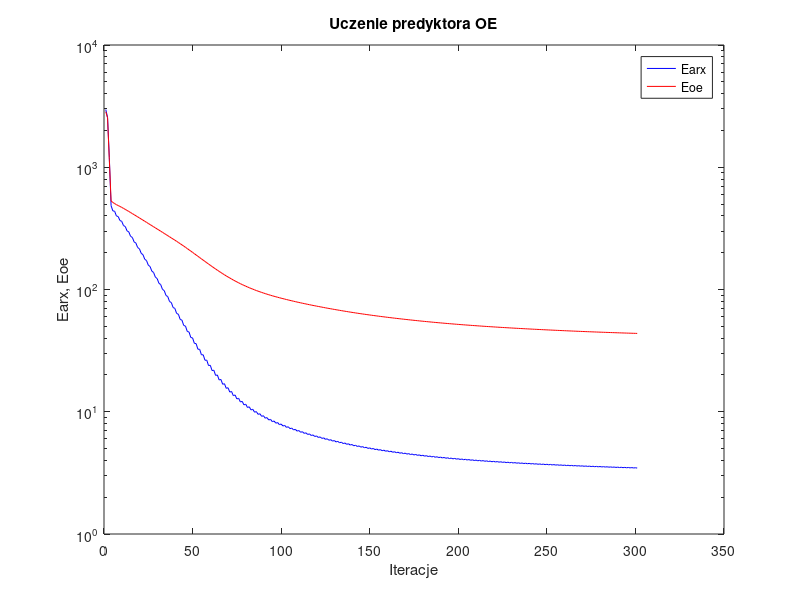
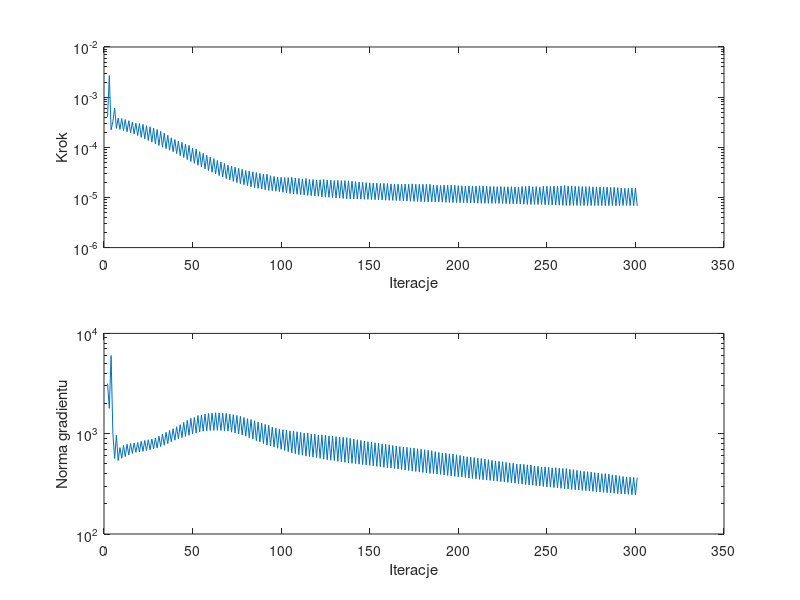

MATLAB code for these plots, in order:
%uczenie predyktora oe
clear all;
n=0; farx(n+1)=2.966893e+003; foe(n+1)=2.845158e+003; wspucz(n+1)=0.000000e+000; ng(n+1)=0.000000e+000;
n=1; farx(n+1)=2.560286e+003; foe(n+1)=2.538931e+003; krok(n+1)=4.050306e-004; ng(n+1)=3.161823e+003;
n=2; farx(n+1)=1.201008e+003; foe(n+1)=1.154610e+003; krok(n+1)=2.707062e-003; ng(n+1)=1.790062e+003;
n=3; farx(n+1)=4.846817e+002; foe(n+1)=5.300618e+002; krok(n+1)=2.224690e-004; ng(n+1)=6.013027e+003;
n=4; farx(n+1)=4.395548e+002; foe(n+1)=5.151052e+002; krok(n+1)=3.259080e-004; ng(n+1)=1.009301e+003;
n=5; farx(n+1)=4.368019e+002; foe(n+1)=5.046561e+002; krok(n+1)=6.057322e-004; ng(n+1)=5.661054e+002;
n=6; farx(n+1)=3.995693e+002; foe(n+1)=4.944303e+002; krok(n+1)=2.383224e-004; ng(n+1)=9.684337e+002;
n=7; farx(n+1)=3.952275e+002; foe(n+1)=4.863677e+002; krok(n+1)=3.831728e-004; ng(n+1)=5.403839e+002;
n=8; farx(n+1)=3.664830e+002; foe(n+1)=4.779656e+002; krok(n+1)=2.266194e-004; ng(n+1)=7.267682e+002;
n=9; farx(n+1)=3.610783e+002; foe(n+1)=4.695726e+002; krok(n+1)=3.738062e-004; ng(n+1)=5.682365e+002;
n=10; farx(n+1)=3.335142e+002; foe(n+1)=4.608443e+002; krok(n+1)=2.148506e-004; ng(n+1)=7.637001e+002;
n=11; farx(n+1)=3.276130e+002; foe(n+1)=4.522675e+002; krok(n+1)=3.569431e-004; ng(n+1)=5.920785e+002;
n=12; farx(n+1)=3.018655e+002; foe(n+1)=4.434648e+002; krok(n+1)=2.045351e-004; ng(n+1)=7.839504e+002;
n=13; farx(n+1)=2.959553e+002; foe(n+1)=4.348871e+002; krok(n+1)=3.383827e-004; ng(n+1)=6.141605e+002;
n=14; farx(n+1)=2.722233e+002; foe(n+1)=4.261813e+002; krok(n+1)=1.945992e-004; ng(n+1)=7.990261e+002;
n=15; farx(n+1)=2.666636e+002; foe(n+1)=4.177828e+002; krok(n+1)=3.185772e-004; ng(n+1)=6.356039e+002;
n=16; farx(n+1)=2.450585e+002; foe(n+1)=4.093066e+002; krok(n+1)=1.839959e-004; ng(n+1)=8.087840e+002;
n=17; farx(n+1)=2.398499e+002; foe(n+1)=4.011500e+002; krok(n+1)=3.024320e-004; ng(n+1)=6.524229e+002;
n=18; farx(n+1)=2.204315e+002; foe(n+1)=3.929638e+002; krok(n+1)=1.711903e-004; ng(n+1)=8.177198e+002;
n=19; farx(n+1)=2.152424e+002; foe(n+1)=3.849662e+002; krok(n+1)=2.976422e-004; ng(n+1)=6.581459e+002;
n=20; farx(n+1)=1.976393e+002; foe(n+1)=3.769968e+002; krok(n+1)=1.582138e-004; ng(n+1)=8.378980e+002;
n=21; farx(n+1)=1.927530e+002; foe(n+1)=3.692713e+002; krok(n+1)=2.862472e-004; ng(n+1)=6.669629e+002;
n=22; farx(n+1)=1.768405e+002; foe(n+1)=3.616066e+002; krok(n+1)=1.473196e-004; ng(n+1)=8.553833e+002;
n=23; farx(n+1)=1.724705e+002; foe(n+1)=3.542392e+002; krok(n+1)=2.695564e-004; ng(n+1)=6.796490e+002;
n=24; farx(n+1)=1.581881e+002; foe(n+1)=3.469228e+002; krok(n+1)=1.367364e-004; ng(n+1)=8.700427e+002;
n=25; farx(n+1)=1.541840e+002; foe(n+1)=3.398294e+002; krok(n+1)=2.560416e-004; ng(n+1)=6.911982e+002;
n=26; farx(n+1)=1.413146e+002; foe(n+1)=3.328179e+002; krok(n+1)=1.267358e-004; ng(n+1)=8.866635e+002;
n=27; farx(n+1)=1.377403e+002; foe(n+1)=3.260060e+002; krok(n+1)=2.409692e-004; ng(n+1)=7.043352e+002;
n=28; farx(n+1)=1.261326e+002; foe(n+1)=3.192715e+002; krok(n+1)=1.172640e-004; ng(n+1)=9.035637e+002;
n=29; farx(n+1)=1.229717e+002; foe(n+1)=3.127092e+002; krok(n+1)=2.263251e-004; ng(n+1)=7.189628e+002;
n=30; farx(n+1)=1.124460e+002; foe(n+1)=3.062038e+002; krok(n+1)=1.085565e-004; ng(n+1)=9.452494e+002;
n=31; farx(n+1)=1.097638e+002; foe(n+1)=2.999070e+002; krok(n+1)=2.084136e-004; ng(n+1)=7.434959e+002;
n=32; farx(n+1)=1.002763e+002; foe(n+1)=2.936515e+002; krok(n+1)=1.003543e-004; ng(n+1)=9.914844e+002;
n=33; farx(n+1)=9.795434e+001; foe(n+1)=2.875327e+002; krok(n+1)=1.915864e-004; ng(n+1)=7.667183e+002;
n=34; farx(n+1)=8.936961e+001; foe(n+1)=2.815378e+002; krok(n+1)=9.371042e-005; ng(n+1)=1.033138e+003;
n=35; farx(n+1)=8.751367e+001; foe(n+1)=2.756687e+002; krok(n+1)=1.736749e-004; ng(n+1)=7.955051e+002;
n=36; farx(n+1)=7.968173e+001; foe(n+1)=2.698767e+002; krok(n+1)=8.763006e-005; ng(n+1)=1.080040e+003;
n=37; farx(n+1)=7.829043e+001; foe(n+1)=2.642701e+002; krok(n+1)=1.546804e-004; ng(n+1)=8.323923e+002;
n=38; farx(n+1)=7.122200e+001; foe(n+1)=2.587024e+002; krok(n+1)=8.147699e-005; ng(n+1)=1.119168e+003;
n=39; farx(n+1)=7.008935e+001; foe(n+1)=2.532267e+002; krok(n+1)=1.429130e-004; ng(n+1)=8.616319e+002;
n=40; farx(n+1)=6.366349e+001; foe(n+1)=2.477866e+002; krok(n+1)=7.485878e-005; ng(n+1)=1.174247e+003;
n=41; farx(n+1)=6.273608e+001; foe(n+1)=2.424130e+002; krok(n+1)=1.326035e-004; ng(n+1)=8.890461e+002;
n=42; farx(n+1)=5.691451e+001; foe(n+1)=2.370933e+002; krok(n+1)=6.836820e-005; ng(n+1)=1.230887e+003;
n=43; farx(n+1)=5.612836e+001; foe(n+1)=2.317782e+002; krok(n+1)=1.251495e-004; ng(n+1)=9.124069e+002;
n=44; farx(n+1)=5.081111e+001; foe(n+1)=2.265357e+002; krok(n+1)=6.234382e-005; ng(n+1)=1.297973e+003;
n=45; farx(n+1)=5.020484e+001; foe(n+1)=2.213371e+002; krok(n+1)=1.161197e-004; ng(n+1)=9.389375e+002;
n=46; farx(n+1)=4.539321e+001; foe(n+1)=2.162108e+002; krok(n+1)=5.665485e-005; ng(n+1)=1.358621e+003;
n=47; farx(n+1)=4.489574e+001; foe(n+1)=2.110800e+002; krok(n+1)=1.094979e-004; ng(n+1)=9.636929e+002;
n=48; farx(n+1)=4.048125e+001; foe(n+1)=2.060582e+002; krok(n+1)=5.210339e-005; ng(n+1)=1.424268e+003;
n=49; farx(n+1)=4.020252e+001; foe(n+1)=2.011795e+002; krok(n+1)=9.677161e-005; ng(n+1)=9.980008e+002;
n=50; farx(n+1)=3.629030e+001; foe(n+1)=1.964279e+002; krok(n+1)=4.789661e-005; ng(n+1)=1.449887e+003;
n=51; farx(n+1)=3.607519e+001; foe(n+1)=1.916361e+002; krok(n+1)=9.243013e-005; ng(n+1)=1.015240e+003;
n=52; farx(n+1)=3.248276e+001; foe(n+1)=1.869842e+002; krok(n+1)=4.381503e-005; ng(n+1)=1.518860e+003;
n=53; farx(n+1)=3.241624e+001; foe(n+1)=1.824663e+002; krok(n+1)=8.191911e-005; ng(n+1)=1.041928e+003;
n=54; farx(n+1)=2.922504e+001; foe(n+1)=1.781095e+002; krok(n+1)=4.068304e-005; ng(n+1)=1.533721e+003;
n=55; farx(n+1)=2.924089e+001; foe(n+1)=1.738071e+002; krok(n+1)=7.560801e-005; ng(n+1)=1.058384e+003;
n=56; farx(n+1)=2.637358e+001; foe(n+1)=1.696566e+002; krok(n+1)=3.731275e-005; ng(n+1)=1.570445e+003;
n=57; farx(n+1)=2.644367e+001; foe(n+1)=1.655778e+002; krok(n+1)=6.952670e-005; ng(n+1)=1.069831e+003;
n=58; farx(n+1)=2.388407e+001; foe(n+1)=1.616741e+002; krok(n+1)=3.444097e-005; ng(n+1)=1.591069e+003;
n=59; farx(n+1)=2.400055e+001; foe(n+1)=1.578423e+002; krok(n+1)=6.409618e-005; ng(n+1)=1.077229e+003;
n=60; farx(n+1)=2.171918e+001; foe(n+1)=1.541813e+002; krok(n+1)=3.176034e-005; ng(n+1)=1.607796e+003;
n=61; farx(n+1)=2.186367e+001; foe(n+1)=1.505968e+002; krok(n+1)=5.942307e-005; ng(n+1)=1.078207e+003;
n=62; farx(n+1)=1.983111e+001; foe(n+1)=1.471800e+002; krok(n+1)=2.939707e-005; ng(n+1)=1.617457e+003;
n=63; farx(n+1)=1.999724e+001; foe(n+1)=1.438600e+002; krok(n+1)=5.474897e-005; ng(n+1)=1.080950e+003;
n=64; farx(n+1)=1.819813e+001; foe(n+1)=1.407040e+002; krok(n+1)=2.733737e-005; ng(n+1)=1.611752e+003;
n=65; farx(n+1)=1.837447e+001; foe(n+1)=1.376379e+002; krok(n+1)=5.097701e-005; ng(n+1)=1.078397e+003;
n=66; farx(n+1)=1.677904e+001; foe(n+1)=1.347239e+002; krok(n+1)=2.545461e-005; ng(n+1)=1.603671e+003;
n=67; farx(n+1)=1.696042e+001; foe(n+1)=1.319079e+002; krok(n+1)=4.765565e-005; ng(n+1)=1.070882e+003;
n=68; farx(n+1)=1.554330e+001; foe(n+1)=1.292258e+002; krok(n+1)=2.382783e-005; ng(n+1)=1.593428e+003;
n=69; farx(n+1)=1.572649e+001; foe(n+1)=1.266602e+002; krok(n+1)=4.412088e-005; ng(n+1)=1.060724e+003;
n=70; farx(n+1)=1.448515e+001; foe(n+1)=1.242217e+002; krok(n+1)=2.230894e-005; ng(n+1)=1.564746e+003;
n=71; farx(n+1)=1.465183e+001; foe(n+1)=1.218494e+002; krok(n+1)=4.229784e-005; ng(n+1)=1.036680e+003;
n=72; farx(n+1)=1.354822e+001; foe(n+1)=1.196113e+002; krok(n+1)=2.097007e-005; ng(n+1)=1.547058e+003;
n=73; farx(n+1)=1.371191e+001; foe(n+1)=1.174538e+002; krok(n+1)=4.006214e-005; ng(n+1)=1.017312e+003;
n=74; farx(n+1)=1.273197e+001; foe(n+1)=1.154067e+002; krok(n+1)=1.977673e-005; ng(n+1)=1.521726e+003;
n=75; farx(n+1)=1.288812e+001; foe(n+1)=1.134404e+002; krok(n+1)=3.819627e-005; ng(n+1)=9.934746e+002;
n=76; farx(n+1)=1.201497e+001; foe(n+1)=1.115711e+002; krok(n+1)=1.877358e-005; ng(n+1)=1.491138e+003;
n=77; farx(n+1)=1.216544e+001; foe(n+1)=1.097881e+002; krok(n+1)=3.620311e-005; ng(n+1)=9.692259e+002;
n=78; farx(n+1)=1.138692e+001; foe(n+1)=1.080895e+002; krok(n+1)=1.796068e-005; ng(n+1)=1.451386e+003;
n=79; farx(n+1)=1.153331e+001; foe(n+1)=1.064752e+002; krok(n+1)=3.440034e-005; ng(n+1)=9.443605e+002;
n=80; farx(n+1)=1.084064e+001; foe(n+1)=1.049275e+002; krok(n+1)=1.709205e-005; ng(n+1)=1.411480e+003;
n=81; farx(n+1)=1.097494e+001; foe(n+1)=1.034385e+002; krok(n+1)=3.369455e-005; ng(n+1)=9.111264e+002;
n=82; farx(n+1)=1.034877e+001; foe(n+1)=1.020120e+002; krok(n+1)=1.632874e-005; ng(n+1)=1.383501e+003;
n=83; farx(n+1)=1.047698e+001; foe(n+1)=1.006535e+002; krok(n+1)=3.242569e-005; ng(n+1)=8.823081e+002;
n=84; farx(n+1)=9.913080e+000; foe(n+1)=9.934683e+001; krok(n+1)=1.567018e-005; ng(n+1)=1.346595e+003;
n=85; farx(n+1)=1.003237e+001; foe(n+1)=9.809657e+001; krok(n+1)=3.136337e-005; ng(n+1)=8.517231e+002;
n=86; farx(n+1)=9.521311e+000; foe(n+1)=9.690021e+001; krok(n+1)=1.517288e-005; ng(n+1)=1.307229e+003;
n=87; farx(n+1)=9.636575e+000; foe(n+1)=9.575699e+001; krok(n+1)=3.012945e-005; ng(n+1)=8.257424e+002;
n=88; farx(n+1)=9.172090e+000; foe(n+1)=9.465719e+001; krok(n+1)=1.468252e-005; ng(n+1)=1.270241e+003;
n=89; farx(n+1)=9.281434e+000; foe(n+1)=9.360030e+001; krok(n+1)=2.930860e-005; ng(n+1)=7.978553e+002;
n=90; farx(n+1)=8.857428e+000; foe(n+1)=9.258187e+001; krok(n+1)=1.416371e-005; ng(n+1)=1.238306e+003;
n=91; farx(n+1)=8.959634e+000; foe(n+1)=9.159289e+001; krok(n+1)=2.897758e-005; ng(n+1)=7.687406e+002;
n=92; farx(n+1)=8.563963e+000; foe(n+1)=9.064020e+001; krok(n+1)=1.384553e-005; ng(n+1)=1.214387e+003;
n=93; farx(n+1)=8.665528e+000; foe(n+1)=8.973989e+001; krok(n+1)=2.711505e-005; ng(n+1)=7.536047e+002;
n=94; farx(n+1)=8.304016e+000; foe(n+1)=8.886846e+001; krok(n+1)=1.363469e-005; ng(n+1)=1.164686e+003;
n=95; farx(n+1)=8.401883e+000; foe(n+1)=8.802968e+001; krok(n+1)=2.627836e-005; ng(n+1)=7.351548e+002;
n=96; farx(n+1)=8.066370e+000; foe(n+1)=8.721586e+001; krok(n+1)=1.332607e-005; ng(n+1)=1.135141e+003;
n=97; farx(n+1)=8.159827e+000; foe(n+1)=8.642873e+001; krok(n+1)=2.555890e-005; ng(n+1)=7.166589e+002;
n=98; farx(n+1)=7.847434e+000; foe(n+1)=8.566666e+001; krok(n+1)=1.304908e-005; ng(n+1)=1.109311e+003;
n=99; farx(n+1)=7.938079e+000; foe(n+1)=8.492471e+001; krok(n+1)=2.518354e-005; ng(n+1)=6.989719e+002;
n=100; farx(n+1)=7.644378e+000; foe(n+1)=8.420091e+001; krok(n+1)=1.268925e-005; ng(n+1)=1.094995e+003;
n=101; farx(n+1)=7.731089e+000; foe(n+1)=8.349544e+001; krok(n+1)=2.496301e-005; ng(n+1)=6.804895e+002;
n=102; farx(n+1)=7.454505e+000; foe(n+1)=8.280641e+001; krok(n+1)=1.234279e-005; ng(n+1)=1.081735e+003;
n=103; farx(n+1)=7.536984e+000; foe(n+1)=8.213174e+001; krok(n+1)=2.481646e-005; ng(n+1)=6.621203e+002;
n=104; farx(n+1)=7.276887e+000; foe(n+1)=8.147470e+001; krok(n+1)=1.197415e-005; ng(n+1)=1.068504e+003;
n=105; farx(n+1)=7.354868e+000; foe(n+1)=8.082141e+001; krok(n+1)=2.519594e-005; ng(n+1)=6.421381e+002;
n=106; farx(n+1)=7.104764e+000; foe(n+1)=8.018612e+001; krok(n+1)=1.171380e-005; ng(n+1)=1.065094e+003;
n=107; farx(n+1)=7.181740e+000; foe(n+1)=7.957013e+001; krok(n+1)=2.439173e-005; ng(n+1)=6.308912e+002;
n=108; farx(n+1)=6.945201e+000; foe(n+1)=7.896816e+001; krok(n+1)=1.155377e-005; ng(n+1)=1.045631e+003;
n=109; farx(n+1)=7.020464e+000; foe(n+1)=7.838160e+001; krok(n+1)=2.390156e-005; ng(n+1)=6.197519e+002;
n=110; farx(n+1)=6.795346e+000; foe(n+1)=7.780716e+001; krok(n+1)=1.138437e-005; ng(n+1)=1.030686e+003;
n=111; farx(n+1)=6.868760e+000; foe(n+1)=7.724749e+001; krok(n+1)=2.336289e-005; ng(n+1)=6.099709e+002;
n=112; farx(n+1)=6.656080e+000; foe(n+1)=7.670011e+001; krok(n+1)=1.115447e-005; ng(n+1)=1.013606e+003;
n=113; farx(n+1)=6.727241e+000; foe(n+1)=7.615523e+001; krok(n+1)=2.382783e-005; ng(n+1)=5.981751e+002;
n=114; farx(n+1)=6.519620e+000; foe(n+1)=7.561917e+001; krok(n+1)=1.095376e-005; ng(n+1)=1.017938e+003;
n=115; farx(n+1)=6.589803e+000; foe(n+1)=7.510391e+001; krok(n+1)=2.277085e-005; ng(n+1)=5.926593e+002;
n=116; farx(n+1)=6.394282e+000; foe(n+1)=7.459867e+001; krok(n+1)=1.085468e-005; ng(n+1)=9.913119e+002;
n=117; farx(n+1)=6.462687e+000; foe(n+1)=7.409992e+001; krok(n+1)=2.277085e-005; ng(n+1)=5.832642e+002;
n=118; farx(n+1)=6.273475e+000; foe(n+1)=7.361055e+001; krok(n+1)=1.071362e-005; ng(n+1)=9.855403e+002;
n=119; farx(n+1)=6.341324e+000; foe(n+1)=7.313474e+001; krok(n+1)=2.219138e-005; ng(n+1)=5.771985e+002;
n=120; farx(n+1)=6.160985e+000; foe(n+1)=7.266601e+001; krok(n+1)=1.055114e-005; ng(n+1)=9.703300e+002;
n=121; farx(n+1)=6.227745e+000; foe(n+1)=7.220289e+001; krok(n+1)=2.253084e-005; ng(n+1)=5.676928e+002;
n=122; farx(n+1)=6.053260e+000; foe(n+1)=7.174270e+001; krok(n+1)=1.023989e-005; ng(n+1)=9.745120e+002;
n=123; farx(n+1)=6.116649e+000; foe(n+1)=7.128617e+001; krok(n+1)=2.286087e-005; ng(n+1)=5.563293e+002;
n=124; farx(n+1)=5.947699e+000; foe(n+1)=7.083988e+001; krok(n+1)=1.010485e-005; ng(n+1)=9.686112e+002;
n=125; farx(n+1)=6.009789e+000; foe(n+1)=7.040152e+001; krok(n+1)=2.230894e-005; ng(n+1)=5.498774e+002;
n=126; farx(n+1)=5.848170e+000; foe(n+1)=6.997564e+001; krok(n+1)=1.003721e-005; ng(n+1)=9.501059e+002;
n=127; farx(n+1)=5.910089e+000; foe(n+1)=6.955333e+001; krok(n+1)=2.219549e-005; ng(n+1)=5.436322e+002;
n=128; farx(n+1)=5.752395e+000; foe(n+1)=6.913904e+001; krok(n+1)=9.952471e-006; ng(n+1)=9.454603e+002;
n=129; farx(n+1)=5.814945e+000; foe(n+1)=6.873727e+001; krok(n+1)=2.167257e-005; ng(n+1)=5.399957e+002;
n=130; farx(n+1)=5.663679e+000; foe(n+1)=6.833720e+001; krok(n+1)=9.772716e-006; ng(n+1)=9.349093e+002;
n=131; farx(n+1)=5.723732e+000; foe(n+1)=6.794172e+001; krok(n+1)=2.190777e-005; ng(n+1)=5.302838e+002;
n=132; farx(n+1)=5.576812e+000; foe(n+1)=6.755362e+001; krok(n+1)=9.675237e-006; ng(n+1)=9.274333e+002;
n=133; farx(n+1)=5.636838e+000; foe(n+1)=6.717355e+001; krok(n+1)=2.167257e-005; ng(n+1)=5.250995e+002;
n=134; farx(n+1)=5.494597e+000; foe(n+1)=6.679696e+001; krok(n+1)=9.540944e-006; ng(n+1)=9.198008e+002;
n=135; farx(n+1)=5.553566e+000; foe(n+1)=6.642741e+001; krok(n+1)=2.167257e-005; ng(n+1)=5.180501e+002;
n=136; farx(n+1)=5.415424e+000; foe(n+1)=6.606175e+001; krok(n+1)=9.433029e-006; ng(n+1)=9.123907e+002;
n=137; farx(n+1)=5.473508e+000; foe(n+1)=6.570459e+001; krok(n+1)=2.142725e-005; ng(n+1)=5.122016e+002;
n=138; farx(n+1)=5.339974e+000; foe(n+1)=6.535186e+001; krok(n+1)=9.351708e-006; ng(n+1)=9.002479e+002;
n=139; farx(n+1)=5.396804e+000; foe(n+1)=6.500632e+001; krok(n+1)=2.110229e-005; ng(n+1)=5.063547e+002;
n=140; farx(n+1)=5.267812e+000; foe(n+1)=6.466780e+001; krok(n+1)=9.322149e-006; ng(n+1)=8.845408e+002;
n=141; farx(n+1)=5.324169e+000; foe(n+1)=6.433591e+001; krok(n+1)=2.067984e-005; ng(n+1)=5.019432e+002;
n=142; farx(n+1)=5.199404e+000; foe(n+1)=6.401024e+001; krok(n+1)=9.280153e-006; ng(n+1)=8.702964e+002;
n=143; farx(n+1)=5.255219e+000; foe(n+1)=6.369044e+001; krok(n+1)=2.036880e-005; ng(n+1)=4.971976e+002;
n=144; farx(n+1)=5.134287e+000; foe(n+1)=6.337618e+001; krok(n+1)=9.225986e-006; ng(n+1)=8.579684e+002;
n=145; farx(n+1)=5.189365e+000; foe(n+1)=6.306743e+001; krok(n+1)=2.007443e-005; ng(n+1)=4.922880e+002;
n=146; farx(n+1)=5.072122e+000; foe(n+1)=6.276445e+001; krok(n+1)=9.184756e-006; ng(n+1)=8.449865e+002;
n=147; farx(n+1)=5.126615e+000; foe(n+1)=6.246666e+001; krok(n+1)=1.977673e-005; ng(n+1)=4.877144e+002;
n=148; farx(n+1)=5.012867e+000; foe(n+1)=6.217423e+001; krok(n+1)=9.139546e-006; ng(n+1)=8.326107e+002;
n=149; farx(n+1)=5.066811e+000; foe(n+1)=6.188660e+001; krok(n+1)=1.954543e-005; ng(n+1)=4.830373e+002;
n=150; farx(n+1)=4.956295e+000; foe(n+1)=6.160370e+001; krok(n+1)=9.081828e-006; ng(n+1)=8.217111e+002;
n=151; farx(n+1)=5.009752e+000; foe(n+1)=6.132528e+001; krok(n+1)=1.941361e-005; ng(n+1)=4.781231e+002;
n=152; farx(n+1)=4.902125e+000; foe(n+1)=6.105065e+001; krok(n+1)=9.006227e-006; ng(n+1)=8.130467e+002;
n=153; farx(n+1)=4.954865e+000; foe(n+1)=6.078059e+001; krok(n+1)=1.929081e-005; ng(n+1)=4.729533e+002;
n=154; farx(n+1)=4.849947e+000; foe(n+1)=6.051438e+001; krok(n+1)=8.958287e-006; ng(n+1)=8.033427e+002;
n=155; farx(n+1)=4.902135e+000; foe(n+1)=6.025365e+001; krok(n+1)=1.903096e-005; ng(n+1)=4.686849e+002;
n=156; farx(n+1)=4.800441e+000; foe(n+1)=5.999634e+001; krok(n+1)=8.887598e-006; ng(n+1)=7.917750e+002;
n=157; farx(n+1)=4.851886e+000; foe(n+1)=5.974215e+001; krok(n+1)=1.908189e-005; ng(n+1)=4.628854e+002;
n=158; farx(n+1)=4.752492e+000; foe(n+1)=5.949150e+001; krok(n+1)=8.807743e-006; ng(n+1)=7.851264e+002;
n=159; farx(n+1)=4.803219e+000; foe(n+1)=5.924484e+001; krok(n+1)=1.895924e-005; ng(n+1)=4.579358e+002;
n=160; farx(n+1)=4.706162e+000; foe(n+1)=5.900192e+001; krok(n+1)=8.778020e-006; ng(n+1)=7.752206e+002;
n=161; farx(n+1)=4.756359e+000; foe(n+1)=5.876432e+001; krok(n+1)=1.861995e-005; ng(n+1)=4.542779e+002;
n=162; farx(n+1)=4.662255e+000; foe(n+1)=5.853003e+001; krok(n+1)=8.736906e-006; ng(n+1)=7.622726e+002;
n=163; farx(n+1)=4.711841e+000; foe(n+1)=5.829908e+001; krok(n+1)=1.858062e-005; ng(n+1)=4.492771e+002;
n=164; farx(n+1)=4.619802e+000; foe(n+1)=5.807121e+001; krok(n+1)=8.682944e-006; ng(n+1)=7.544776e+002;
n=165; farx(n+1)=4.668757e+000; foe(n+1)=5.784767e+001; krok(n+1)=1.837798e-005; ng(n+1)=4.450413e+002;
n=166; farx(n+1)=4.579261e+000; foe(n+1)=5.762718e+001; krok(n+1)=8.632369e-006; ng(n+1)=7.435755e+002;
n=167; farx(n+1)=4.627577e+000; foe(n+1)=5.740973e+001; krok(n+1)=1.834698e-005; ng(n+1)=4.400987e+002;
n=168; farx(n+1)=4.540351e+000; foe(n+1)=5.719528e+001; krok(n+1)=8.546025e-006; ng(n+1)=7.357293e+002;
n=169; farx(n+1)=4.588051e+000; foe(n+1)=5.698264e+001; krok(n+1)=1.850362e-005; ng(n+1)=4.344246e+002;
n=170; farx(n+1)=4.502365e+000; foe(n+1)=5.677288e+001; krok(n+1)=8.468871e-006; ng(n+1)=7.312367e+002;
n=171; farx(n+1)=4.549458e+000; foe(n+1)=5.656654e+001; krok(n+1)=1.839286e-005; ng(n+1)=4.299768e+002;
n=172; farx(n+1)=4.466205e+000; foe(n+1)=5.636299e+001; krok(n+1)=8.379583e-006; ng(n+1)=7.220453e+002;
n=173; farx(n+1)=4.512629e+000; foe(n+1)=5.616025e+001; krok(n+1)=1.868405e-005; ng(n+1)=4.237873e+002;
n=174; farx(n+1)=4.430414e+000; foe(n+1)=5.596049e+001; krok(n+1)=8.316918e-006; ng(n+1)=7.192617e+002;
n=175; farx(n+1)=4.476280e+000; foe(n+1)=5.576499e+001; krok(n+1)=1.837798e-005; ng(n+1)=4.203114e+002;
n=176; farx(n+1)=4.396387e+000; foe(n+1)=5.557220e+001; krok(n+1)=8.287718e-006; ng(n+1)=7.070367e+002;
n=177; farx(n+1)=4.441668e+000; foe(n+1)=5.538220e+001; krok(n+1)=1.831744e-005; ng(n+1)=4.158415e+002;
n=178; farx(n+1)=4.363638e+000; foe(n+1)=5.519481e+001; krok(n+1)=8.229150e-006; ng(n+1)=6.987902e+002;
n=179; farx(n+1)=4.408339e+000; foe(n+1)=5.500972e+001; krok(n+1)=1.833197e-005; ng(n+1)=4.111202e+002;
n=180; farx(n+1)=4.331911e+000; foe(n+1)=5.482716e+001; krok(n+1)=8.172419e-006; ng(n+1)=6.917871e+002;
n=181; farx(n+1)=4.376043e+000; foe(n+1)=5.464726e+001; krok(n+1)=1.827487e-005; ng(n+1)=4.067678e+002;
n=182; farx(n+1)=4.301375e+000; foe(n+1)=5.446976e+001; krok(n+1)=8.114575e-006; ng(n+1)=6.836955e+002;
n=183; farx(n+1)=4.344938e+000; foe(n+1)=5.429436e+001; krok(n+1)=1.831129e-005; ng(n+1)=4.020803e+002;
n=184; farx(n+1)=4.271342e+000; foe(n+1)=5.412130e+001; krok(n+1)=8.106422e-006; ng(n+1)=6.770894e+002;
n=185; farx(n+1)=4.314277e+000; foe(n+1)=5.395326e+001; krok(n+1)=1.776662e-005; ng(n+1)=3.997812e+002;
n=186; farx(n+1)=4.243015e+000; foe(n+1)=5.378751e+001; krok(n+1)=8.128882e-006; ng(n+1)=6.613825e+002;
n=187; farx(n+1)=4.285282e+000; foe(n+1)=5.362487e+001; krok(n+1)=1.751338e-005; ng(n+1)=3.963065e+002;
n=188; farx(n+1)=4.215795e+000; foe(n+1)=5.346478e+001; krok(n+1)=8.128882e-006; ng(n+1)=6.501846e+002;
n=189; farx(n+1)=4.257631e+000; foe(n+1)=5.330740e+001; krok(n+1)=1.733471e-005; ng(n+1)=3.929657e+002;
n=190; farx(n+1)=4.190005e+000; foe(n+1)=5.315198e+001; krok(n+1)=8.058704e-006; ng(n+1)=6.416315e+002;
n=191; farx(n+1)=4.231299e+000; foe(n+1)=5.299722e+001; krok(n+1)=1.760998e-005; ng(n+1)=3.875371e+002;
n=192; farx(n+1)=4.164492e+000; foe(n+1)=5.284447e+001; krok(n+1)=7.989188e-006; ng(n+1)=6.388552e+002;
n=193; farx(n+1)=4.205233e+000; foe(n+1)=5.269412e+001; krok(n+1)=1.750638e-005; ng(n+1)=3.837475e+002;
n=194; farx(n+1)=4.140000e+000; foe(n+1)=5.254572e+001; krok(n+1)=7.940086e-006; ng(n+1)=6.306023e+002;
n=195; farx(n+1)=4.180200e+000; foe(n+1)=5.239876e+001; krok(n+1)=1.758806e-005; ng(n+1)=3.792474e+002;
n=196; farx(n+1)=4.116108e+000; foe(n+1)=5.225375e+001; krok(n+1)=7.886742e-006; ng(n+1)=6.251468e+002;
n=197; farx(n+1)=4.155675e+000; foe(n+1)=5.211064e+001; krok(n+1)=1.751338e-005; ng(n+1)=3.752892e+002;
n=198; farx(n+1)=4.092774e+000; foe(n+1)=5.196978e+001; krok(n+1)=7.884010e-006; ng(n+1)=6.168611e+002;
n=199; farx(n+1)=4.131875e+000; foe(n+1)=5.183172e+001; krok(n+1)=1.722049e-005; ng(n+1)=3.725618e+002;
n=200; farx(n+1)=4.070445e+000; foe(n+1)=5.169544e+001; krok(n+1)=7.884010e-006; ng(n+1)=6.065924e+002;
n=201; farx(n+1)=4.109150e+000; foe(n+1)=5.156164e+001; krok(n+1)=1.707914e-005; ng(n+1)=3.693914e+002;
n=202; farx(n+1)=4.048896e+000; foe(n+1)=5.142907e+001; krok(n+1)=7.864914e-006; ng(n+1)=5.990173e+002;
n=203; farx(n+1)=4.086902e+000; foe(n+1)=5.129924e+001; krok(n+1)=1.684499e-005; ng(n+1)=3.661651e+002;
n=204; farx(n+1)=4.028332e+000; foe(n+1)=5.117112e+001; krok(n+1)=7.840842e-006; ng(n+1)=5.886550e+002;
n=205; farx(n+1)=4.065836e+000; foe(n+1)=5.104403e+001; krok(n+1)=1.694172e-005; ng(n+1)=3.619071e+002;
n=206; farx(n+1)=4.008185e+000; foe(n+1)=5.091866e+001; krok(n+1)=7.792977e-006; ng(n+1)=5.834997e+002;
n=207; farx(n+1)=4.045186e+000; foe(n+1)=5.079485e+001; krok(n+1)=1.689172e-005; ng(n+1)=3.583103e+002;
n=208; farx(n+1)=3.988644e+000; foe(n+1)=5.067270e+001; krok(n+1)=7.760930e-006; ng(n+1)=5.766767e+002;
n=209; farx(n+1)=4.025190e+000; foe(n+1)=5.055206e+001; krok(n+1)=1.685899e-005; ng(n+1)=3.548753e+002;
n=210; farx(n+1)=3.969858e+000; foe(n+1)=5.043289e+001; krok(n+1)=7.698578e-006; ng(n+1)=5.704415e+002;
n=211; farx(n+1)=4.005779e+000; foe(n+1)=5.031431e+001; krok(n+1)=1.700060e-005; ng(n+1)=3.506648e+002;
n=212; farx(n+1)=3.951346e+000; foe(n+1)=5.019774e+001; krok(n+1)=7.653807e-006; ng(n+1)=5.654195e+002;
n=213; farx(n+1)=3.986840e+000; foe(n+1)=5.008208e+001; krok(n+1)=1.700060e-005; ng(n+1)=3.472784e+002;
n=214; farx(n+1)=3.933206e+000; foe(n+1)=4.996820e+001; krok(n+1)=7.635955e-006; ng(n+1)=5.598215e+002;
n=215; farx(n+1)=3.968170e+000; foe(n+1)=4.985615e+001; krok(n+1)=1.675917e-005; ng(n+1)=3.446122e+002;
n=216; farx(n+1)=3.915677e+000; foe(n+1)=4.974584e+001; krok(n+1)=7.649935e-006; ng(n+1)=5.504585e+002;
n=217; farx(n+1)=3.950289e+000; foe(n+1)=4.963734e+001; krok(n+1)=1.656922e-005; ng(n+1)=3.420972e+002;
n=218; farx(n+1)=3.898844e+000; foe(n+1)=4.953001e+001; krok(n+1)=7.632581e-006; ng(n+1)=5.430561e+002;
n=219; farx(n+1)=3.932898e+000; foe(n+1)=4.942429e+001; krok(n+1)=1.645830e-005; ng(n+1)=3.390308e+002;
n=220; farx(n+1)=3.882493e+000; foe(n+1)=4.931994e+001; krok(n+1)=7.622483e-006; ng(n+1)=5.353630e+002;
n=221; farx(n+1)=3.916201e+000; foe(n+1)=4.921699e+001; krok(n+1)=1.641052e-005; ng(n+1)=3.361096e+002;
n=222; farx(n+1)=3.866685e+000; foe(n+1)=4.911500e+001; krok(n+1)=7.581373e-006; ng(n+1)=5.299507e+002;
n=223; farx(n+1)=3.899930e+000; foe(n+1)=4.901427e+001; krok(n+1)=1.643953e-005; ng(n+1)=3.327676e+002;
n=224; farx(n+1)=3.851149e+000; foe(n+1)=4.891453e+001; krok(n+1)=7.559406e-006; ng(n+1)=5.247560e+002;
n=225; farx(n+1)=3.883937e+000; foe(n+1)=4.881655e+001; krok(n+1)=1.630239e-005; ng(n+1)=3.300491e+002;
n=226; farx(n+1)=3.836203e+000; foe(n+1)=4.871947e+001; krok(n+1)=7.532364e-006; ng(n+1)=5.175579e+002;
n=227; farx(n+1)=3.868502e+000; foe(n+1)=4.862350e+001; krok(n+1)=1.633361e-005; ng(n+1)=3.267270e+002;
n=228; farx(n+1)=3.821636e+000; foe(n+1)=4.852858e+001; krok(n+1)=7.488082e-006; ng(n+1)=5.122764e+002;
n=229; farx(n+1)=3.853480e+000; foe(n+1)=4.843443e+001; krok(n+1)=1.641304e-005; ng(n+1)=3.233253e+002;
n=230; farx(n+1)=3.807199e+000; foe(n+1)=4.834145e+001; krok(n+1)=7.471755e-006; ng(n+1)=5.078182e+002;
n=231; farx(n+1)=3.838404e+000; foe(n+1)=4.825004e+001; krok(n+1)=1.611741e-005; ng(n+1)=3.211795e+002;
n=232; farx(n+1)=3.793327e+000; foe(n+1)=4.816023e+001; krok(n+1)=7.488082e-006; ng(n+1)=4.975946e+002;
n=233; farx(n+1)=3.824475e+000; foe(n+1)=4.807107e+001; krok(n+1)=1.621284e-005; ng(n+1)=3.186346e+002;
n=234; farx(n+1)=3.780054e+000; foe(n+1)=4.798241e+001; krok(n+1)=7.381362e-006; ng(n+1)=4.962155e+002;
n=235; farx(n+1)=3.810695e+000; foe(n+1)=4.789384e+001; krok(n+1)=1.657544e-005; ng(n+1)=3.142775e+002;
n=236; farx(n+1)=3.766661e+000; foe(n+1)=4.780631e+001; krok(n+1)=7.325937e-006; ng(n+1)=4.947416e+002;
n=237; farx(n+1)=3.796878e+000; foe(n+1)=4.771974e+001; krok(n+1)=1.654943e-005; ng(n+1)=3.115579e+002;
n=238; farx(n+1)=3.753791e+000; foe(n+1)=4.763420e+001; krok(n+1)=7.265431e-006; ng(n+1)=4.893037e+002;
n=239; farx(n+1)=3.783656e+000; foe(n+1)=4.754846e+001; krok(n+1)=1.689172e-005; ng(n+1)=3.076772e+002;
n=240; farx(n+1)=3.740593e+000; foe(n+1)=4.746384e+001; krok(n+1)=7.258975e-006; ng(n+1)=4.885085e+002;
n=241; farx(n+1)=3.769966e+000; foe(n+1)=4.738156e+001; krok(n+1)=1.634484e-005; ng(n+1)=3.067324e+002;
n=242; farx(n+1)=3.728305e+000; foe(n+1)=4.730021e+001; krok(n+1)=7.265431e-006; ng(n+1)=4.768405e+002;
n=243; farx(n+1)=3.757295e+000; foe(n+1)=4.721922e+001; krok(n+1)=1.649119e-005; ng(n+1)=3.035400e+002;
n=244; farx(n+1)=3.715967e+000; foe(n+1)=4.713923e+001; krok(n+1)=7.258975e-006; ng(n+1)=4.737327e+002;
n=245; farx(n+1)=3.744630e+000; foe(n+1)=4.706089e+001; krok(n+1)=1.621284e-005; ng(n+1)=3.020133e+002;
n=246; farx(n+1)=3.704440e+000; foe(n+1)=4.698311e+001; krok(n+1)=7.204914e-006; ng(n+1)=4.664069e+002;
n=247; farx(n+1)=3.732774e+000; foe(n+1)=4.690511e+001; krok(n+1)=1.666809e-005; ng(n+1)=2.980195e+002;
n=248; farx(n+1)=3.692744e+000; foe(n+1)=4.682783e+001; krok(n+1)=7.137645e-006; ng(n+1)=4.670658e+002;
n=249; farx(n+1)=3.720687e+000; foe(n+1)=4.675144e+001; krok(n+1)=1.666809e-005; ng(n+1)=2.954992e+002;
n=250; farx(n+1)=3.681265e+000; foe(n+1)=4.667578e+001; krok(n+1)=7.118613e-006; ng(n+1)=4.626835e+002;
n=251; farx(n+1)=3.708778e+000; foe(n+1)=4.660114e+001; krok(n+1)=1.657544e-005; ng(n+1)=2.931725e+002;
n=252; farx(n+1)=3.670190e+000; foe(n+1)=4.652732e+001; krok(n+1)=7.086051e-006; ng(n+1)=4.570282e+002;
n=253; farx(n+1)=3.697514e+000; foe(n+1)=4.645371e+001; krok(n+1)=1.684728e-005; ng(n+1)=2.903150e+002;
n=254; farx(n+1)=3.659216e+000; foe(n+1)=4.638052e+001; krok(n+1)=7.018913e-006; ng(n+1)=4.573851e+002;
n=255; farx(n+1)=3.686049e+000; foe(n+1)=4.630808e+001; krok(n+1)=1.689172e-005; ng(n+1)=2.876126e+002;
n=256; farx(n+1)=3.648388e+000; foe(n+1)=4.623649e+001; krok(n+1)=7.000011e-006; ng(n+1)=4.527865e+002;
n=257; farx(n+1)=3.674957e+000; foe(n+1)=4.616555e+001; krok(n+1)=1.693219e-005; ng(n+1)=2.852461e+002;
n=258; farx(n+1)=3.637876e+000; foe(n+1)=4.609516e+001; krok(n+1)=6.948457e-006; ng(n+1)=4.500630e+002;
n=259; farx(n+1)=3.664198e+000; foe(n+1)=4.602509e+001; krok(n+1)=1.720017e-005; ng(n+1)=2.824124e+002;
n=260; farx(n+1)=3.627300e+000; foe(n+1)=4.595538e+001; krok(n+1)=6.917402e-006; ng(n+1)=4.497777e+002;
n=261; farx(n+1)=3.653053e+000; foe(n+1)=4.588721e+001; krok(n+1)=1.689172e-005; ng(n+1)=2.804456e+002;
n=262; farx(n+1)=3.617149e+000; foe(n+1)=4.581985e+001; krok(n+1)=6.925078e-006; ng(n+1)=4.410315e+002;
n=263; farx(n+1)=3.642619e+000; foe(n+1)=4.575293e+001; krok(n+1)=1.696382e-005; ng(n+1)=2.780482e+002;
n=264; farx(n+1)=3.607047e+000; foe(n+1)=4.568666e+001; krok(n+1)=6.917402e-006; ng(n+1)=4.384899e+002;
n=265; farx(n+1)=3.632081e+000; foe(n+1)=4.562168e+001; krok(n+1)=1.666649e-005; ng(n+1)=2.762889e+002;
n=266; farx(n+1)=3.597279e+000; foe(n+1)=4.555741e+001; krok(n+1)=6.938757e-006; ng(n+1)=4.310406e+002;
n=267; farx(n+1)=3.622038e+000; foe(n+1)=4.549410e+001; krok(n+1)=1.653919e-005; ng(n+1)=2.744070e+002;
n=268; farx(n+1)=3.587824e+000; foe(n+1)=4.543120e+001; krok(n+1)=6.921689e-006; ng(n+1)=4.266584e+002;
n=269; farx(n+1)=3.612158e+000; foe(n+1)=4.536905e+001; krok(n+1)=1.649119e-005; ng(n+1)=2.721558e+002;
n=270; farx(n+1)=3.578507e+000; foe(n+1)=4.530759e+001; krok(n+1)=6.921689e-006; ng(n+1)=4.218075e+002;
n=271; farx(n+1)=3.602568e+000; foe(n+1)=4.524688e+001; krok(n+1)=1.641052e-005; ng(n+1)=2.702168e+002;
n=272; farx(n+1)=3.569496e+000; foe(n+1)=4.518664e+001; krok(n+1)=6.891598e-006; ng(n+1)=4.179544e+002;
n=273; farx(n+1)=3.593178e+000; foe(n+1)=4.512675e+001; krok(n+1)=1.649119e-005; ng(n+1)=2.677815e+002;
n=274; farx(n+1)=3.560477e+000; foe(n+1)=4.506758e+001; krok(n+1)=6.890538e-006; ng(n+1)=4.147679e+002;
n=275; farx(n+1)=3.583806e+000; foe(n+1)=4.500930e+001; krok(n+1)=1.625849e-005; ng(n+1)=2.661038e+002;
n=276; farx(n+1)=3.551782e+000; foe(n+1)=4.495167e+001; krok(n+1)=6.891598e-006; ng(n+1)=4.087977e+002;
n=277; farx(n+1)=3.574822e+000; foe(n+1)=4.489446e+001; krok(n+1)=1.625849e-005; ng(n+1)=2.640200e+002;
n=278; farx(n+1)=3.543164e+000; foe(n+1)=4.483786e+001; krok(n+1)=6.890538e-006; ng(n+1)=4.056283e+002;
n=279; farx(n+1)=3.565823e+000; foe(n+1)=4.478210e+001; krok(n+1)=1.602043e-005; ng(n+1)=2.623598e+002;
n=280; farx(n+1)=3.534867e+000; foe(n+1)=4.472702e+001; krok(n+1)=6.891598e-006; ng(n+1)=3.994048e+002;
n=281; farx(n+1)=3.557472e+000; foe(n+1)=4.467216e+001; krok(n+1)=1.621284e-005; ng(n+1)=2.602403e+002;
n=282; farx(n+1)=3.526629e+000; foe(n+1)=4.461739e+001; krok(n+1)=6.844969e-006; ng(n+1)=4.001904e+002;
n=283; farx(n+1)=3.548805e+000; foe(n+1)=4.456357e+001; krok(n+1)=1.608814e-005; ng(n+1)=2.582828e+002;
n=284; farx(n+1)=3.518514e+000; foe(n+1)=4.451016e+001; krok(n+1)=6.861689e-006; ng(n+1)=3.946540e+002;
n=285; farx(n+1)=3.540325e+000; foe(n+1)=4.445761e+001; krok(n+1)=1.588017e-005; ng(n+1)=2.566268e+002;
n=286; farx(n+1)=3.510648e+000; foe(n+1)=4.440557e+001; krok(n+1)=6.869231e-006; ng(n+1)=3.889035e+002;
n=287; farx(n+1)=3.532227e+000; foe(n+1)=4.435399e+001; krok(n+1)=1.587668e-005; ng(n+1)=2.547393e+002;
n=288; farx(n+1)=3.502876e+000; foe(n+1)=4.430278e+001; krok(n+1)=6.861689e-006; ng(n+1)=3.862926e+002;
n=289; farx(n+1)=3.524077e+000; foe(n+1)=4.425232e+001; krok(n+1)=1.568168e-005; ng(n+1)=2.530746e+002;
n=290; farx(n+1)=3.495247e+000; foe(n+1)=4.420243e+001; krok(n+1)=6.890538e-006; ng(n+1)=3.805825e+002;
n=291; farx(n+1)=3.516067e+000; foe(n+1)=4.415324e+001; krok(n+1)=1.539716e-005; ng(n+1)=2.516352e+002;
n=292; farx(n+1)=3.487795e+000; foe(n+1)=4.410475e+001; krok(n+1)=6.935028e-006; ng(n+1)=3.739991e+002;
n=293; farx(n+1)=3.508483e+000; foe(n+1)=4.405685e+001; krok(n+1)=1.523649e-005; ng(n+1)=2.503438e+002;
n=294; farx(n+1)=3.480616e+000; foe(n+1)=4.400921e+001; krok(n+1)=6.921689e-006; ng(n+1)=3.708443e+002;
n=295; farx(n+1)=3.501050e+000; foe(n+1)=4.396209e+001; krok(n+1)=1.523649e-005; ng(n+1)=2.484986e+002;
n=296; farx(n+1)=3.473599e+000; foe(n+1)=4.391522e+001; krok(n+1)=6.891598e-006; ng(n+1)=3.681479e+002;
n=297; farx(n+1)=3.493787e+000; foe(n+1)=4.386864e+001; krok(n+1)=1.535151e-005; ng(n+1)=2.464107e+002;
n=298; farx(n+1)=3.466606e+000; foe(n+1)=4.382235e+001; krok(n+1)=6.866794e-006; ng(n+1)=3.666417e+002;
n=299; farx(n+1)=3.486568e+000; foe(n+1)=4.377654e+001; krok(n+1)=1.535151e-005; ng(n+1)=2.446348e+002;
n=300; farx(n+1)=3.459817e+000; foe(n+1)=4.373096e+001; krok(n+1)=6.824661e-006; ng(n+1)=3.642720e+002;

figure; semilogy(farx,'b'); hold on; semilogy(foe,'r'); xlabel('Iteracje'); ylabel('Earx, Eoe'); legend('Earx','Eoe'); title('Uczenie predyktora OE');
figure; subplot(2,1,1); semilogy(krok); xlabel('Iteracje'); ylabel('Krok');
subplot(2,1,2); semilogy(ng); xlabel('Iteracje'); ylabel('Norma gradientu');
Earx=farx(n+1)
Eoe=foe(n+1)
